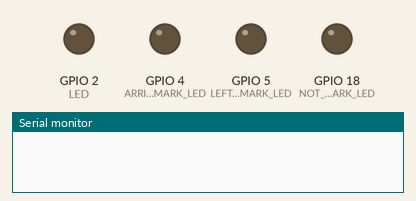
Simulated run of this program. Board: ESP32. Shown: output pins drawn as LEDs (lit = HIGH), the last lines printed to the serial monitor. WiFi joins after 1.5 s; servers stay silent unless stated; a WiFi scan finds three made-up networks; no MQTT or app messages arrive unless stated.

Above: at 0.0 s.
At 5.1 s:
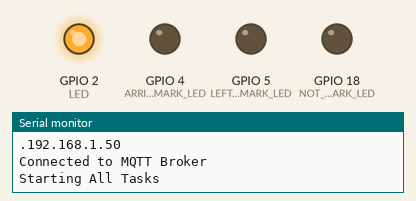
At 8.1 s:
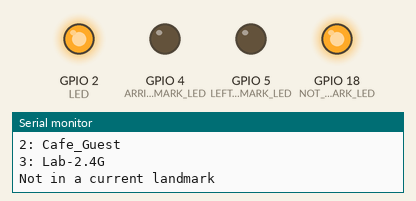
Timing chart, 0 to 9.6 s (numbered marks = the images above):
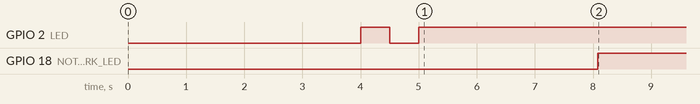

Measured:
- by itself, GPIO 18 (NOT_IN_LANDMARK_LED): LOW → HIGH at 8.1 s

The program:

main.cpp
```cpp
#include <Arduino.h>
#include <WiFi.h>
#include <stdio.h>
#include "freertos/FreeRTOS.h"
#include "freertos/task.h"
#include "PubSubClient.h"

#define MONITORWIFI_PERIOD 5000
#define MYTASK_PERIOD 2000
#define STARTUP_DELAY 3000
#define LED 2
#define NOT_IN_LANDMARK_LED 18
#define LEFT_LANDMARK_LED 5
#define ARRIVED_LANDMARK_LED 4

QueueHandle_t publish_queue;

WiFiClient espClient;
PubSubClient MQTTclient(espClient);

String building = "";
const char* MQTT_Broker = "35.173.206.112";
const char* topic = "Location";
const int MQTT_Port = 1883;
bool InLandmark = false;

void blink() {
digitalWrite(LED, HIGH);
delay(500);
digitalWrite(LED, LOW);
delay(500);
}

void initWiFi() {
const char* ssid = "LIB-7671512";
const char* password = "Nf9dgyhgxDqk";
WiFi.mode(WIFI_STA);
WiFi.begin(ssid, password);

while (WiFi.status() != WL_CONNECTED) {
Serial.print(".");
delay(1000);
blink();
}
Serial.println(WiFi.localIP());
digitalWrite(LED, HIGH);
}

void post(String location) {
  MQTTclient.publish(topic, location.c_str());
  delay(1000);
}

void getLocation() {
  if((building == "Stefanni" || building == "Chardon") && InLandmark) {
    post("Currently at " + building);
    Serial.println("Currently at ");
    Serial.print(building);
    building = "";
    digitalWrite(ARRIVED_LANDMARK_LED, HIGH);
    digitalWrite(LEFT_LANDMARK_LED, LOW);
    digitalWrite(NOT_IN_LANDMARK_LED, LOW);
  }
  else if((building == "Stefanni" || building == "Chardon") && !InLandmark) {
    post("Just arrived at " + building);
    Serial.println("Just arrived at ");
    Serial.print(building);
    InLandmark = true;
    digitalWrite(ARRIVED_LANDMARK_LED, HIGH);
    digitalWrite(LEFT_LANDMARK_LED, LOW);
    digitalWrite(NOT_IN_LANDMARK_LED, LOW);

  } else if ((building != "Stefanni" || building != "Chardon") && InLandmark) {
    post("Just left landmark");
    Serial.println("Just left landmark");
    InLandmark = false;
    digitalWrite(ARRIVED_LANDMARK_LED, LOW);
    digitalWrite(LEFT_LANDMARK_LED, HIGH);
    digitalWrite(NOT_IN_LANDMARK_LED, LOW);
  }
  else {
    post("Not in a current landmark");
    Serial.println("Not in a current landmark");
    digitalWrite(ARRIVED_LANDMARK_LED, LOW);
    digitalWrite(LEFT_LANDMARK_LED, LOW);
    digitalWrite(NOT_IN_LANDMARK_LED, HIGH);
  }
}

void monitor_wifi_task(void *p) {

int n;

while(1) {
//WiFi.disconnect();
//delay(100);
n = WiFi.scanNetworks();
Serial.println("scan done");
if (n == 0) {
Serial.println("no networks found");
} else {
Serial.print(n);
Serial.println(" networks found");
for (int i = 0; i < n; ++i) {
// Print SSID for each network found
Serial.print(i + 1);
Serial.print(": ");
Serial.println(WiFi.SSID(i));
// Verification if we are close to any of these buildings
if(WiFi.SSID(i) == "Stefanni" || WiFi.SSID(i) == "Chardon") building = WiFi.SSID(i);
delay(10);
}
}
getLocation();
Serial.println("");
xQueueSend(publish_queue, &n, (TickType_t) 0);
//WiFi.reconnect();
vTaskDelay(MONITORWIFI_PERIOD / portTICK_PERIOD_MS);
}
}

void my_task(void *p) {

int n;
while (1) {
if ( xQueueReceive(publish_queue, &n, (TickType_t) 0) == pdTRUE ) {
Serial.print("In my_task got the message that we discovered this number of hotspots: ");
Serial.println(n);
}
vTaskDelay(MYTASK_PERIOD / portTICK_PERIOD_MS);
}

}

void connectToMQTT() {
  //Tries to connect to MQTT every 2 seconds
  while(!MQTTclient.connected()) {
    if(MQTTclient.connect("ESP32clientID")) {
      MQTTclient.subscribe(topic);
      Serial.println("Connected to MQTT Broker");
    }
    else {
      delay(2000);
  }
}
}

void initMQTT() {
  MQTTclient.setServer(MQTT_Broker, MQTT_Port);
  connectToMQTT();
}

int main(){
// Initialize leds
pinMode(LED, OUTPUT);
pinMode(NOT_IN_LANDMARK_LED, OUTPUT);
pinMode(LEFT_LANDMARK_LED, OUTPUT);
pinMode(ARRIVED_LANDMARK_LED, OUTPUT);
// Initialize serial port
Serial.begin(115200);

// Small Delay so that we don't miss the first few items printed
vTaskDelay(STARTUP_DELAY / portTICK_PERIOD_MS);
// Initialize WiFi and Connection to MQTT Broker
Serial.println("Connecting to WiFi");
initWiFi();
initMQTT();

Serial.println("Starting All Tasks");
// Create a task that monitors the WiFi hotspots
xTaskCreate(&monitor_wifi_task, "monitor_wifi_task", 2048,NULL,5,NULL );

// Start Task and a Queue that will receive the events from the wifi monitoring
publish_queue = xQueueCreate(10, sizeof(int));
xTaskCreate(&my_task, "my_task", 2048,NULL,5,NULL );

}

void setup() { main(); }
void loop(){}
```
